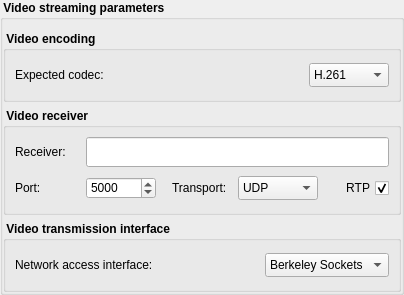
          <widget class="QGroupBox" name="mGrpStreamParamsVideo">
           <property name="font">
            <font>
             <weight>75</weight>
             <bold>true</bold>
            </font>
           </property>
           <property name="title">
            <string> Video streaming parameters </string>
           </property>
           <property name="flat">
            <bool>true</bool>
           </property>
           <layout class="QVBoxLayout" name="verticalLayout_6">
            <property name="leftMargin">
             <number>0</number>
            </property>
            <property name="topMargin">
             <number>11</number>
            </property>
            <property name="rightMargin">
             <number>0</number>
            </property>
            <property name="bottomMargin">
             <number>0</number>
            </property>
            <item>
             <widget class="QGroupBox" name="groupBox_6">
              <property name="title">
               <string> Video encoding </string>
              </property>
              <layout class="QVBoxLayout" name="verticalLayout_14">
               <item>
                <layout class="QHBoxLayout" name="horizontalLayout">
                 <item>
                  <widget class="QLabel" name="mLbCodecVideo">
                   <property name="minimumSize">
                    <size>
                     <width>0</width>
                     <height>30</height>
                    </size>
                   </property>
                   <property name="maximumSize">
                    <size>
                     <width>16777215</width>
                     <height>30</height>
                    </size>
                   </property>
                   <property name="font">
                    <font>
                     <weight>50</weight>
                     <bold>false</bold>
                    </font>
                   </property>
                   <property name="text">
                    <string>Expected codec:</string>
                   </property>
                  </widget>
                 </item>
                 <item>
                  <spacer name="horizontalSpacer_12">
                   <property name="orientation">
                    <enum>Qt::Horizontal</enum>
                   </property>
                   <property name="sizeHint" stdset="0">
                    <size>
                     <width>40</width>
                     <height>20</height>
                    </size>
                   </property>
                  </spacer>
                 </item>
                 <item>
                  <widget class="QComboBox" name="mCbCodecVideo">
                   <property name="minimumSize">
                    <size>
                     <width>0</width>
                     <height>24</height>
                    </size>
                   </property>
                   <property name="maximumSize">
                    <size>
                     <width>16777215</width>
                     <height>24</height>
                    </size>
                   </property>
                   <property name="font">
                    <font>
                     <weight>50</weight>
                     <bold>false</bold>
                    </font>
                   </property>
                   <property name="currentIndex">
                    <number>0</number>
                   </property>
                   <item>
                    <property name="text">
                     <string>H.261</string>
                    </property>
                   </item>
                   <item>
                    <property name="text">
                     <string>H.263</string>
                    </property>
                   </item>
                   <item>
                    <property name="text">
                     <string>H.263+</string>
                    </property>
                   </item>
                   <item>
                    <property name="text">
                     <string>H.264</string>
                    </property>
                   </item>
                   <item>
                    <property name="text">
                     <string>MPEG1</string>
                    </property>
                   </item>
                   <item>
                    <property name="text">
                     <string>MPEG2</string>
                    </property>
                   </item>
                   <item>
                    <property name="text">
                     <string>MPEG4</string>
                    </property>
                   </item>
                   <item>
                    <property name="text">
                     <string>THEORA</string>
                    </property>
                   </item>
                  </widget>
                 </item>
                </layout>
               </item>
              </layout>
             </widget>
            </item>
            <item>
             <widget class="QGroupBox" name="groupBox_4">
              <property name="title">
               <string> Video receiver </string>
              </property>
              <layout class="QVBoxLayout" name="verticalLayout_12">
               <item>
                <layout class="QVBoxLayout" name="verticalLayout_3">
                 <item>
                  <layout class="QHBoxLayout" name="_7">
                   <item>
                    <widget class="QLabel" name="mLbHostVideo">
                     <property name="sizePolicy">
                      <sizepolicy hsizetype="Fixed" vsizetype="Fixed">
                       <horstretch>0</horstretch>
                       <verstretch>0</verstretch>
                      </sizepolicy>
                     </property>
                     <property name="minimumSize">
                      <size>
                       <width>65</width>
                       <height>30</height>
                      </size>
                     </property>
                     <property name="maximumSize">
                      <size>
                       <width>65</width>
                       <height>30</height>
                      </size>
                     </property>
                     <property name="font">
                      <font>
                       <weight>50</weight>
                       <bold>false</bold>
                      </font>
                     </property>
                     <property name="text">
                      <string>Receiver:</string>
                     </property>
                    </widget>
                   </item>
                   <item>
                    <widget class="QLineEdit" name="mLeHostVideo">
                     <property name="minimumSize">
                      <size>
                       <width>200</width>
                       <height>30</height>
                      </size>
                     </property>
                     <property name="maximumSize">
                      <size>
                       <width>16777215</width>
                       <height>30</height>
                      </size>
                     </property>
                     <property name="font">
                      <font>
                       <weight>50</weight>
                       <bold>false</bold>
                      </font>
                     </property>
                     <property name="alignment">
                      <set>Qt::AlignCenter</set>
                     </property>
                    </widget>
                   </item>
                  </layout>
                 </item>
                 <item>
                  <layout class="QHBoxLayout" name="_4">
                   <item>
                    <widget class="QLabel" name="label_3">
                     <property name="minimumSize">
                      <size>
                       <width>65</width>
                       <height>30</height>
                      </size>
                     </property>
                     <property name="maximumSize">
                      <size>
                       <width>65</width>
                       <height>30</height>
                      </size>
                     </property>
                     <property name="font">
                      <font>
                       <weight>50</weight>
                       <bold>false</bold>
                      </font>
                     </property>
                     <property name="text">
                      <string>Port:</string>
                     </property>
                    </widget>
                   </item>
                   <item>
                    <widget class="QSpinBox" name="mSbPortVideo">
                     <property name="minimumSize">
                      <size>
                       <width>70</width>
                       <height>22</height>
                      </size>
                     </property>
                     <property name="maximumSize">
                      <size>
                       <width>70</width>
                       <height>22</height>
                      </size>
                     </property>
                     <property name="font">
                      <font>
                       <weight>50</weight>
                       <bold>false</bold>
                      </font>
                     </property>
                     <property name="suffix">
                      <string/>
                     </property>
                     <property name="prefix">
                      <string/>
                     </property>
                     <property name="minimum">
                      <number>1024</number>
                     </property>
                     <property name="maximum">
                      <number>65535</number>
                     </property>
                     <property name="value">
                      <number>5000</number>
                     </property>
                    </widget>
                   </item>
                   <item>
                    <spacer>
                     <property name="orientation">
                      <enum>Qt::Horizontal</enum>
                     </property>
                     <property name="sizeType">
                      <enum>QSizePolicy::MinimumExpanding</enum>
                     </property>
                     <property name="sizeHint" stdset="0">
                      <size>
                       <width>10</width>
                       <height>20</height>
                      </size>
                     </property>
                    </spacer>
                   </item>
                   <item>
                    <widget class="QLabel" name="label">
                     <property name="minimumSize">
                      <size>
                       <width>60</width>
                       <height>30</height>
                      </size>
                     </property>
                     <property name="maximumSize">
                      <size>
                       <width>60</width>
                       <height>30</height>
                      </size>
                     </property>
                     <property name="font">
                      <font>
                       <weight>50</weight>
                       <bold>false</bold>
                      </font>
                     </property>
                     <property name="text">
                      <string>Transport:</string>
                     </property>
                    </widget>
                   </item>
                   <item>
                    <widget class="QComboBox" name="mCbTransportVideo">
                     <property name="minimumSize">
                      <size>
                       <width>0</width>
                       <height>24</height>
                      </size>
                     </property>
                     <property name="maximumSize">
                      <size>
                       <width>16777215</width>
                       <height>24</height>
                      </size>
                     </property>
                     <property name="font">
                      <font>
                       <weight>50</weight>
                       <bold>false</bold>
                      </font>
                     </property>
                     <item>
                      <property name="text">
                       <string>UDP</string>
                      </property>
                     </item>
                     <item>
                      <property name="text">
                       <string>TCP</string>
                      </property>
                     </item>
                     <item>
                      <property name="text">
                       <string>UDP-Lite</string>
                      </property>
                     </item>
                     <item>
                      <property name="text">
                       <string>SCTP</string>
                      </property>
                     </item>
                    </widget>
                   </item>
                   <item>
                    <spacer name="horizontalSpacer_4">
                     <property name="orientation">
                      <enum>Qt::Horizontal</enum>
                     </property>
                     <property name="sizeType">
                      <enum>QSizePolicy::MinimumExpanding</enum>
                     </property>
                     <property name="sizeHint" stdset="0">
                      <size>
                       <width>10</width>
                       <height>20</height>
                      </size>
                     </property>
                    </spacer>
                   </item>
                   <item>
                    <widget class="QCheckBox" name="mCbRtpVideo">
                     <property name="minimumSize">
                      <size>
                       <width>55</width>
                       <height>30</height>
                      </size>
                     </property>
                     <property name="maximumSize">
                      <size>
                       <width>55</width>
                       <height>30</height>
                      </size>
                     </property>
                     <property name="font">
                      <font>
                       <weight>50</weight>
                       <bold>false</bold>
                      </font>
                     </property>
                     <property name="layoutDirection">
                      <enum>Qt::RightToLeft</enum>
                     </property>
                     <property name="text">
                      <string>RTP</string>
                     </property>
                     <property name="checked">
                      <bool>true</bool>
                     </property>
                    </widget>
                   </item>
                  </layout>
                 </item>
                </layout>
               </item>
              </layout>
             </widget>
            </item>
            <item>
             <widget class="QGroupBox" name="mGbInterfaceVideo">
              <property name="title">
               <string> Video transmission interface </string>
              </property>
              <layout class="QVBoxLayout" name="verticalLayout_13">
               <item>
                <layout class="QHBoxLayout" name="_6">
                 <item>
                  <widget class="QLabel" name="label_7">
                   <property name="minimumSize">
                    <size>
                     <width>0</width>
                     <height>30</height>
                    </size>
                   </property>
                   <property name="maximumSize">
                    <size>
                     <width>16777215</width>
                     <height>30</height>
                    </size>
                   </property>
                   <property name="font">
                    <font>
                     <weight>50</weight>
                     <bold>false</bold>
                    </font>
                   </property>
                   <property name="text">
                    <string>Network access interface:</string>
                   </property>
                  </widget>
                 </item>
                 <item>
                  <spacer name="horizontalSpacer_38">
                   <property name="orientation">
                    <enum>Qt::Horizontal</enum>
                   </property>
                   <property name="sizeType">
                    <enum>QSizePolicy::MinimumExpanding</enum>
                   </property>
                   <property name="sizeHint" stdset="0">
                    <size>
                     <width>5</width>
                     <height>20</height>
                    </size>
                   </property>
                  </spacer>
                 </item>
                 <item>
                  <widget class="QComboBox" name="mCbNAPIImplVideo">
                   <property name="minimumSize">
                    <size>
                     <width>0</width>
                     <height>24</height>
                    </size>
                   </property>
                   <property name="maximumSize">
                    <size>
                     <width>16777215</width>
                     <height>24</height>
                    </size>
                   </property>
                   <property name="font">
                    <font>
                     <weight>50</weight>
                     <bold>false</bold>
                    </font>
                   </property>
                   <item>
                    <property name="text">
                     <string>Berkeley Sockets</string>
                    </property>
                   </item>
                  </widget>
                 </item>
                </layout>
               </item>
              </layout>
             </widget>
            </item>
           </layout>
          </widget>
